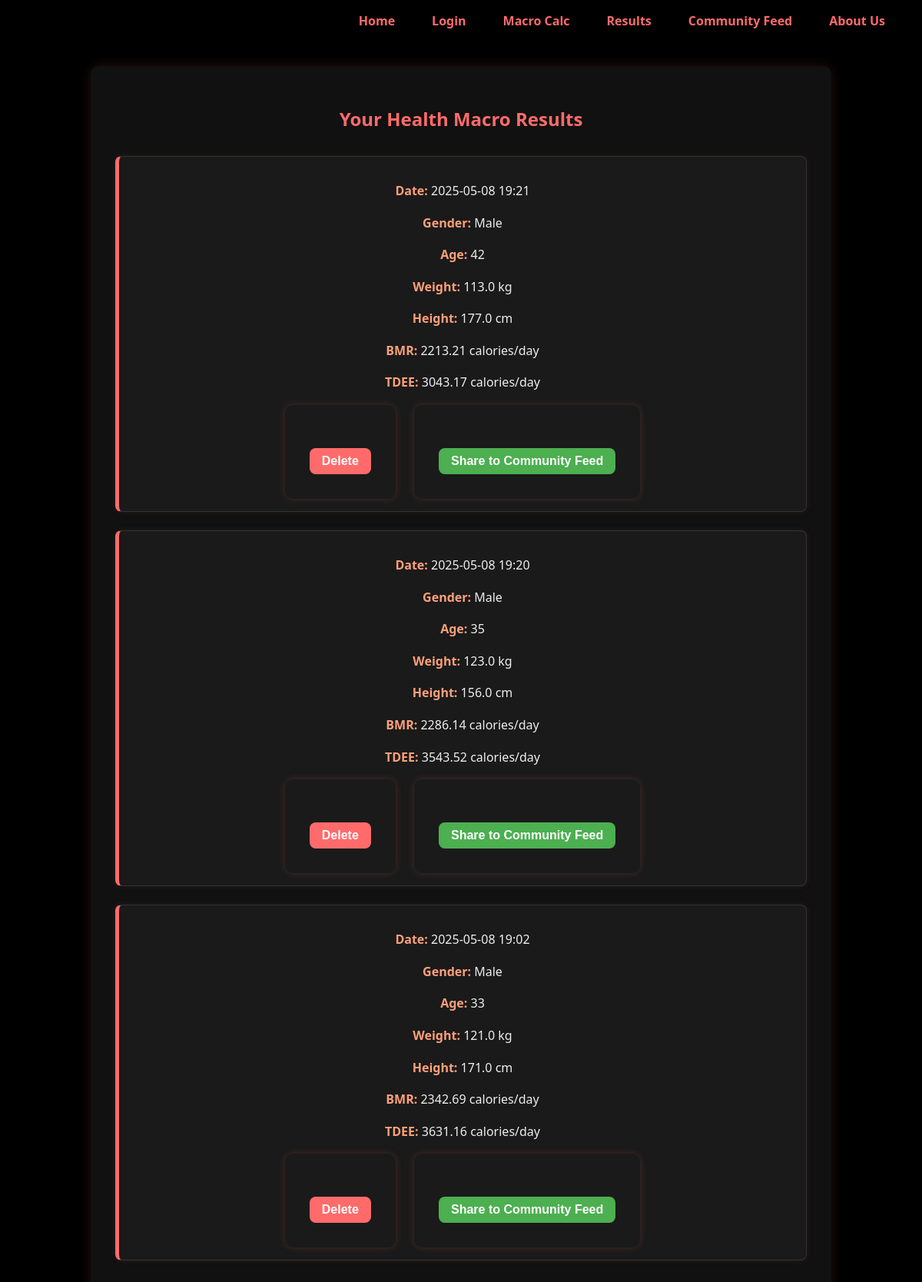
The page /results (signed in) on the database as committed earlier.
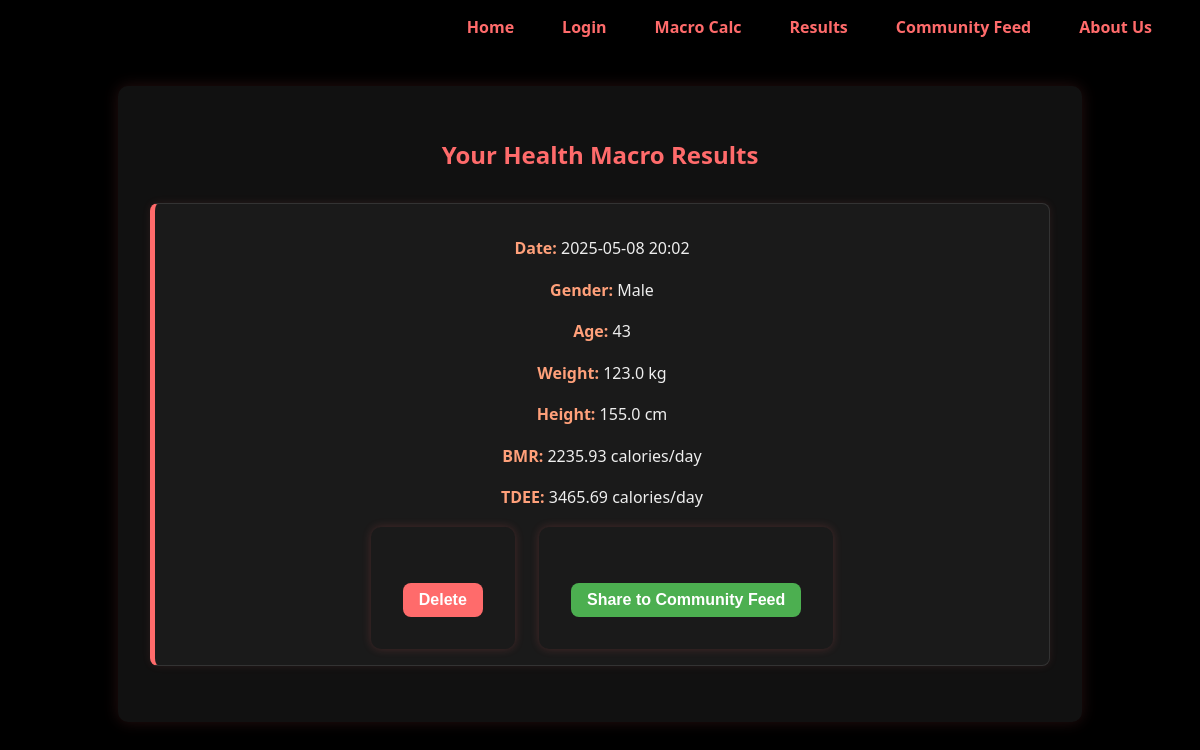
The same page on the database as committed later.
### app/models.py (models this page shows)
class MacroPost(db.Model):
    id = db.Column(db.Integer, primary_key=True)
    gender = db.Column(db.String(10), nullable=False)
    age = db.Column(db.Integer, nullable=False)
    weight = db.Column(db.Float, nullable=False)
    height = db.Column(db.Float, nullable=False)
    bmr = db.Column(db.Float, nullable=False)
    tdee = db.Column(db.Float, nullable=False)
    timestamp = db.Column(db.DateTime, server_default=db.func.now())
    user_id = db.Column(db.Integer, db.ForeignKey('user.id'), nullable=False)
    user = db.relationship('User', backref=db.backref('macroposts', lazy=True))

### app/routes.py (the view)
@app.route("/results")
def results():
    macro_posts = []
    if current_user.is_authenticated:
        macro_posts = MacroPost.query.filter_by(user_id=current_user.id).order_by(MacroPost.timestamp.desc()).all()
    return render_template("results.html", macro_posts=macro_posts)

### app/__init__.py (called while the page is built)
@login_manager.user_loader
def load_user(user_id):
    return User.query.get(int(user_id))

### app/templates/results.html (shortened to what this page needs)
{% extends "base.html" %}
{% block content %}
<section>
    <h1>Your Health Macro Results</h1>
    {% if macro_posts and macro_posts|length > 0 %}
        <div class="macro-history" style="margin-top: 2rem;">
            <ul>
                {% for post in macro_posts %}
                    <li style="margin-bottom: 1.5rem; text-align:center;">
                        <p><strong>Date:</strong> {{ post.timestamp.strftime('%Y-%m-%d %H:%M') }}</p>
                        <p><strong>Gender:</strong> {{ post.gender|capitalize }}</p>
                        <p><strong>Age:</strong> {{ post.age }}</p>
                        <p><strong>Weight:</strong> {{ post.weight }} kg</p>
                        <p><strong>Height:</strong> {{ post.height }} cm</p>
                        <p><strong>BMR:</strong> {{ post.bmr }} calories/day</p>
                        <p><strong>TDEE:</strong> {{ post.tdee }} calories/day</p>
                        <form action="{{ url_for('delete_macro_post', post_id=post.id) }}" method="POST" style="display:inline-block; margin: 0 10px;">
                            <button type="submit" onclick="return confirm('Are you sure you want to delete this entry?');" style="background-color: #ff6b6b; color: #fff; font-weight: bold; padding: 8px 16px; border: none; border-radius: 8px; cursor: pointer;">Delete</button>
                        </form>
                        <form action="{{ url_for('create_feed_post', post_id=post.id) }}" method="POST" style="display:inline-block; margin: 0 10px;">
                            <button type="submit" style="background-color: #4CAF50; color: #fff; font-weight: bold; padding: 8px 16px; border: none; border-radius: 8px; cursor: pointer;">Share to Community Feed</button>
                        </form>
                    </li>
                {% endfor %}
            </ul>
        </div>
    {% else %}
        <div class="no-results-message" style="text-align:center; font-size: 1.1rem; margin-top: 2rem;">
            <p style='color:#ff6b6b;'>❌ No results found. Please calculate your macros first on the <a href='/calculator' style='color:#6bffff; text-decoration:underline;'>Macro Calc</a> page.</p>
        </div>
    {% endif %}
</section>
{% endblock %}

### app/templates/base.html (shortened to what this page needs)
<!DOCTYPE html>
<html lang="en">
<head>
  <link rel="stylesheet" href="./static/css/style.css" />
</head>
<body>
  <header>
    <nav>
      <ul>
        <li><a href="{{ url_for('home') }}">Home</a></li>
        {% if "user" not in session %}
          <li><a href="{{ url_for('login') }}">Login</a></li>
        {% else %}
          <li><a href="{{ url_for('profile') }}">Profile</a></li>
        {% endif %}
        <li><a href="{{ url_for('calculator') }}">Macro Calc</a></li>
        <li><a href="{{ url_for('results') }}">Results</a></li>
        <li><a href="{{ url_for('feed') }}">Community Feed</a></li>
        <li><a href="{{ url_for('about') }}">About Us</a></li>
      </ul>
    </nav>
  </header>
  <main>
    {% block content %}
    {% endblock %}
  </main>
</body>
</html>

### app/static/css/style.css (style rules this page uses)
body { background-color: #000; color: #eee; font-family: 'Segoe UI', Tahoma, Geneva, Verdana, sans-serif; margin: 0; padding: 0; }
h1, h2 { color: #ff6b6b; text-align: center; }
header { padding: 1rem 2rem; }
nav ul { list-style: none; display: flex; justify-content: flex-end; gap: 1rem; padding: 0; margin: 0; }
nav a { position: relative; color: #ff6b6b; font-weight: bold; text-decoration: none; padding: 0.5rem 1rem; transition: color 0.3s ease; }
nav a::after { content: ''; position: absolute; left: 0; bottom: 0; height: 2px; width: 0%; background-color: #ff6b6b; transition: width 0.3s ease; }
form { background-color: #1a1a1a; padding: 2rem; border-radius: 10px; max-width: 500px; margin: 2rem auto; box-shadow: 0 0 10px rgba(255, 107, 107, 0.2); }
input, select, button { width: 100%; padding: 0.7rem; margin-top: 0.5rem; border-radius: 5px; border: none; background-color: #333; color: #fff; font-size: 1rem; }
button { background-color: #ff6b6b; color: #000; font-weight: bold; margin-top: 1.5rem; cursor: pointer; transition: background-color 0.3s; }
section { background-color: #111; color: #eee; max-width: 900px; margin: 2rem auto; padding: 2rem; border-radius: 10px; box-shadow: 0 0 15px rgba(255, 107, 107, 0.15); }
section p { font-size: 1rem; line-height: 1.6; }
.macro-history ul { list-style: none; padding: 0; margin: 0; }
.macro-history li { background-color: #1a1a1a; border: 1px solid #333; border-left: 5px solid #ff6b6b; border-radius: 8px; padding: 1rem; margin-bottom: 1rem; box-shadow: 0 0 8px rgba(255, 107, 107, 0.1); transition: transform 0.2s ease; }
.macro-history strong { color: #ffa07a; }

Rows that differ between the two databases and show on the page:
removed MacroPost: timestamp "2025-05-08 19:21", gender "Male", age "42", weight "113.0", height "177.0", bmr "2213.21", tdee "3043.17"
removed MacroPost: timestamp "2025-05-08 19:20", gender "Male", age "35", weight "123.0", height "156.0", bmr "2286.14", tdee "3543.52"
changed MacroPost "Male": timestamp "2025-05-08 19:02" → "2025-05-08 20:02"; age "33" → "43"; weight "121.0" → "123.0"; height "171.0" → "155.0"; bmr "2342.69" → "2235.93"; tdee "3631.16" → "3465.69"
